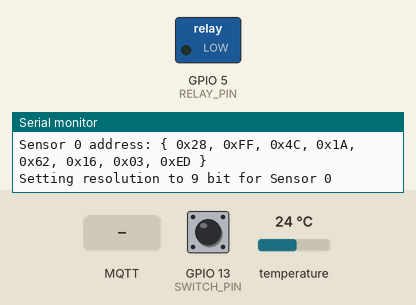
Bench run of a sketch on a simulated ESP8266 (NodeMCU). On the bench: switched loads named in the sketch (green lamp = pin HIGH), the last lines printed to the serial monitor. Dashed ring = blinking. The test bench sets the inputs (shaded band); at power-on: GPIO 13 (SWITCH_PIN) HIGH, temperature 24 °C. WiFi joins after 1.5 s; servers stay silent unless stated; no MQTT or app messages arrive unless stated.

Above: at 2.7 s.
2.8 s: MQTT message "FLASH_ON" arrives on the first subscribed topic
At 10.7 s:
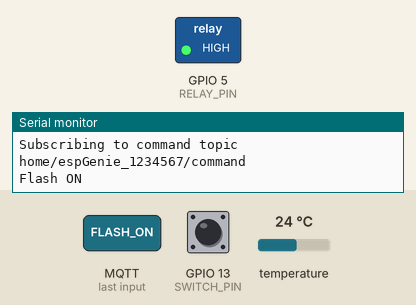
16.1 s: GPIO 13 (SWITCH_PIN) pulled LOW for 0.15 s
17.7 s: GPIO 13 (SWITCH_PIN) pulled LOW for 3.2 s
At 20.3 s:
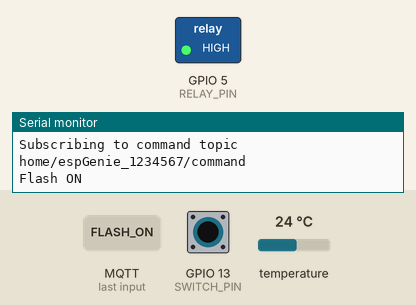
24.9 s: MQTT message "STATUS" arrives on the first subscribed topic
28.4 s: MQTT message "ON" arrives on the first subscribed topic
Timing chart, 0 to 30.9 s (numbered marks = the images above; inputs shaded):
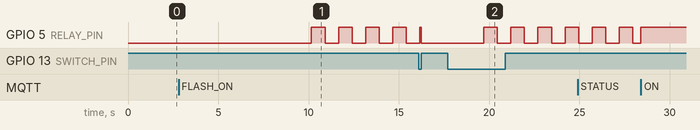

Measured:
- after the input at 2.8 s, GPIO 5 (RELAY_PIN): alternates HIGH for 0.75 s and LOW for 0.75 s, starting after 7.4 s
- after the input at 17.7 s, GPIO 5 (RELAY_PIN): alternates HIGH for 0.75 s and LOW for 0.75 s, starting after 2.0 s

The sketch:

espGenie.ino
```cpp
#include <Arduino.h>
#include <ESP8266WiFi.h>          //ESP8266 Core WiFi Library
// #include <DNSServer.h>            //Local DNS Server used for redirecting all requests to the configuration portal
#include <ESP8266WebServer.h>     //Local WebServer used to serve the configuration portal
#include <WiFiManager.h>          //https://github.com/tzapu/WiFiManager WiFi Configuration Magic
#include <PubSubClient.h>
#include <DallasTemperature.h>
#include <OneWire.h>

const char* espGenieFirmwareVersion     = "espGenie Firmware Version - 1.5";

// TODO
// Params https://gist.github.com/knnniggett/7dec273b7b634e955284
// mqtt dest, userdevicedeviceName, password, port
// wifi auto reconnect
// GPIO - reset wifi..use 1st switch at startup?  https://github.com/tzapu/WiFiManager/blob/master/examples/OnDemandConfigPortal/OnDemandConfigPortal.ino
// Look at previous range of values and only send if beyond threshold
// Minimum Send Interval
// Configure from HG and save to EEPROM.
// RSSI as percentage, see http://www.speedguide.net/faq/how-does-rssi-dbm-relate-to-signal-quality-percent-439
// MQTT Get Version
// OTA Support
// Multiple Relays & Switches
// Swap MAC Addr to DeviceID

// Testing outside of HG - TODO Move to README.md
// use moquette as a standalone mqtt broker on windows or other platforms (java based) https://github.com/andsel/moquette
// use mqtt.fx as a standalone mqtt client on windows or other platforms (java based) http://mqttfx.jfx4ee.org/

// Define pin mappings
#define ONE_WIRE_BUS 2
#define RELAY_PIN 5
#define SWITCH_PIN 13

// Set Default Poll Interval for checking sensor
#define POLL_INTERVAL_SECS 10

// MQTT Settings
#define mqtt_server "192.168.0.176"
#define mqtt_server_port 1883
//#define mqtt_user ""
//#define mqtt_password ""
#define base_topic "home/"
#define temperature_topic "/sensor/temp"
#define wifi_topic "/sensor/signal"
unsigned long  mqttReconnectIntervalSecs = 10;
long lastMQTTReconnectionAttempt = 0;

float previousTemperature[20];
float diff = 1.0;

int reconnectCount = 0;
int numberOfDevices;
String ssid;
long previousrssi;
unsigned long previousMillis = 0;

// Flash Settings
int relayPreviousState = 0;
boolean flashEnabled;
int flashCount = 15;
int flashCounter = 0;
int flashIntervalms = 750;
unsigned long previousFlashMillis = 0;

// Button
int current;         // Current state of the button
long millis_held;    // How long the button was held (milliseconds)
long secs_held;      // How long the button was held (seconds)
long prev_secs_held; // How long the button was held in the previous check
byte previous = HIGH;
unsigned long firstTime; // how long since the button was first pressed
int triggered = 0;

WiFiClient espClient;
PubSubClient mqttClient(espClient); // TODO Check client name..

// Setup a oneWire instance
OneWire oneWire(ONE_WIRE_BUS);

// Pass oneWire reference to DallasTemperature.
DallasTemperature sensors(&oneWire);

void setup() {

  Serial.begin(115200);
  pinMode(RELAY_PIN, OUTPUT);
  pinMode(RELAY_PIN, HIGH);

  WiFiManager wifiManager;

  //reset settings - for testing
  //wifiManager.resetSettings();

  //wifiManager.setDebugOutput(true);

  wifiManager.setTimeout(180);

  char versionBuffer[50];    // this needs to be large enough for the version text and tags
  strcpy(versionBuffer, "<p>");
  strcat(versionBuffer, espGenieFirmwareVersion);
  strcat(versionBuffer, "</p>");

  // The extra parameters to be configured (can be either global or just in the setup)
  // After connecting, parameter.getValue() will get you the configured value
  WiFiManagerParameter customVersionText(versionBuffer);

  //set config save notify callback
  //wifiManager.setSaveConfigCallback(saveConfigCallback);

  // callback for when device enters configuration mode on failed WiFi connection attempt.
  wifiManager.setAPCallback(configModeCallback);

  // add all your parameters here
  wifiManager.addParameter(&customVersionText);

  //Dynamically create the SSID from the ChipId
  ssid = "espGenie_" + String(ESP.getChipId());

  // Loop if unable to connect to configured Wifi
  if(!wifiManager.autoConnect(ssid.c_str(),NULL)) {
    Serial.println("Failed to connect and hit timeout");
    delay(3000);
    ESP.reset();
    delay(5000);
  }

  Serial.println("espGenie WiFi Connected.");
  Serial.print("IP Address: ");
  Serial.println(WiFi.localIP());

  // Set hostname
  WiFi.hostname(ssid);

  // MQTT Configuration
  mqttClient.setClient(espClient);
  mqttClient.setServer(mqtt_server, mqtt_server_port);
  mqttClient.setCallback(mqttCallback);

  // Get and configure temperature sensors
  getSensors();

  //MQTTconnect();

  // Configure toggle button
  pinMode(SWITCH_PIN, INPUT);
}

void loop() {

  unsigned long currentMillis = millis();

  if (!mqttClient.connected()) {
    if (currentMillis - lastMQTTReconnectionAttempt > mqttReconnectIntervalSecs * 1000) {
      lastMQTTReconnectionAttempt = currentMillis;
      // Attempt to reconnect
      if (reconnect()) { lastMQTTReconnectionAttempt = 0; }
    }
  }

  if (flashEnabled) {
    if (currentMillis - previousFlashMillis >= flashIntervalms) {
      previousFlashMillis = currentMillis;
      if (flashCounter < flashCount) {
        digitalWrite(RELAY_PIN, !digitalRead(RELAY_PIN));
        flashCounter++;
      }
      else
      {
        disableFlash();
        // Put back to previous state
        digitalWrite(RELAY_PIN, relayPreviousState);
      }
    }
  }
  if (currentMillis - previousMillis >= (POLL_INTERVAL_SECS  * 1000)) { // Timed Loop for sensors
    previousMillis = currentMillis;       // Save last time we ran

    // send signal strength if connected to mqtt broker
    if (mqttClient.connected()) { sendSignalStrength(); }

    sensors.requestTemperatures();

    // Step through each sensor
    for(int i=0;i<numberOfDevices; i++) {
      float temperature = sensors.getTempCByIndex(i);
      if (checkBound(temperature, previousTemperature[i], diff)) {
        Serial.print("Sensor ");
        Serial.print(i);
        Serial.print(", Temp: ");
        Serial.println(temperature);
        if (mqttClient.connected()) { sendTemperature(temperature,i); }
        previousTemperature[i] = temperature;
      }
    }
  } // End Sensor Timed Loop

  // get switch current state
  current = digitalRead(SWITCH_PIN);

  // if the button state changes to pressed, remember the start time
  if (current == LOW && previous == HIGH && (millis() - firstTime) > 200) { firstTime = millis(); }

  millis_held = (millis() - firstTime);
  secs_held = millis_held / 1000;

  if (millis_held > 50) { //debounce 50 ms

    if (current == LOW && secs_held >=2 && triggered == 0) {
      triggered = 1;
      // Toggle flash state
      flashEnabled = !flashEnabled;
    }

    // check if the button was released since last checked
    if (current == HIGH && previous == LOW) {

      if (secs_held <= 0) {
        // Button press
        disableFlash();
        digitalWrite(RELAY_PIN, !digitalRead(RELAY_PIN));
        if (mqttClient.connected()) { sendStatus(String(digitalRead(RELAY_PIN))); }
      }

      // button released so clear flag to stop it running multiple times
      triggered = 0;
    }
  }

  previous = current;
  prev_secs_held = secs_held;

  if (mqttClient.connected()) { mqttClient.loop(); }
  yield();
}

void getSensors() {

  // Get temperature sensor details
  sensors.begin();
  DeviceAddress tmp_address;
  numberOfDevices = sensors.getDeviceCount();
  Serial.print(numberOfDevices);
  Serial.println(" temperature sensor(s) found");
  for(int i=0;i<numberOfDevices; i++)
  {
   Serial.print("Sensor ");
   Serial.print(i);
   sensors.getAddress(tmp_address, i);

   printAddress(tmp_address);
   Serial.println();

   Serial.print("Setting resolution to 9 bit for Sensor ");
   Serial.println(i);
   sensors.setResolution(tmp_address, 9); // LOWER IS FASTER, 12,10,9
  }
}

void configModeCallback (WiFiManager *myWiFiManager) {
  Serial.println("Entered config mode");
  Serial.println(WiFi.softAPIP());
  // print the ssid that we should connect to to configure the ESP8266
  Serial.print("Created config portal with access point name: ");
  Serial.println(myWiFiManager->getConfigPortalSSID());
}

void mqttCallback(char* topic, byte* payload, unsigned int length) {
  // create character buffer with ending null terminator (string)
  char message_buff[100];
  int i;
  for(i=0; i<length; i++) {
    message_buff[i] = payload[i];
  }
  message_buff[i] = '\0';
  //String msgString = String(message_buff);
  processMessage(String(message_buff));
}

void printAddress(DeviceAddress deviceAddress) {
   Serial.print(" address: { ");
   for (uint8_t i = 0; i < 8; i++)
   {
     // zero pad the address if necessary
     Serial.print("0x");
     if (deviceAddress[i] < 16) Serial.print("0");
     Serial.print(deviceAddress[i], HEX);
     if (i<7) Serial.print(", ");
   }
   Serial.print(" }");
 }

void sendSignalStrength() {
    // if (WiFi.status() != WL_CONNECTED) { wifiConnect(); } //TODO: Do reconnect better...

    long rssi = WiFi.RSSI();

    // Changed, so send the signal strength.
    if (rssi != previousrssi)
    {
      String SignalTopic = base_topic + String(ssid) + String(wifi_topic);

      if (! mqttClient.publish(String(SignalTopic).c_str(), String(rssi).c_str(), true)) {
        Serial.println("Publish signal strength failed");
      }

      // Store Previous Signal Strength
      previousrssi = rssi;
    }
}

void processMessage(String msgString) {
  if (msgString.equals("ON")) {
    disableFlash();
    digitalWrite(RELAY_PIN, HIGH);
    sendStatus(String(digitalRead(RELAY_PIN)));
  }else if  (msgString.equals("OFF")) {
    disableFlash();
    digitalWrite(RELAY_PIN, LOW);
    sendStatus(String(digitalRead(RELAY_PIN)));
  }else if  (msgString.equals("STATUS")) {
    // TODO: Display Flash Status
    if (flashEnabled) {
      Serial.print("Status: Flashing");
      sendStatus("Flash_TurnedOn");
    }
    else
    {
      Serial.print("Status: ");
      Serial.println(digitalRead(RELAY_PIN));
      sendStatus(String(digitalRead(RELAY_PIN)));
    }
    // TODO: Send Status
  }else if  (msgString.equals("TOGGLE")) {
    disableFlash();
    digitalWrite(RELAY_PIN, !digitalRead(RELAY_PIN));
    sendStatus("Toggled_NOW_" + String(digitalRead(RELAY_PIN)));
  }else if  (msgString.equals("FLASH_ON")) {
    relayPreviousState = digitalRead(RELAY_PIN);
    Serial.println ("Flash ON");
    flashEnabled = true;
    sendStatus("Flash_TurnedOn");
  }else if  (msgString.equals("FLASH_OFF")) {
    Serial.println ("Flash Off");
    disableFlash();
    digitalWrite(RELAY_PIN, relayPreviousState);
    sendStatus("Flash_TurnedOff");
  }else{
    Serial.print("Unrecognised Command: ");
    Serial.println(msgString);
  }

}

void sendTemperature(float temperature,int sensorIndex) {
  // Construct topic containing sensor number
  String Topic = base_topic + String(ssid) + String(temperature_topic) + sensorIndex;
  //MQTTconnect();

  if (! mqttClient.publish(String(Topic).c_str(), String(temperature).c_str(), true)) { Serial.println("Publish temperature failed"); }
}

void sendStatus(String message) {
  String StatusTopic = base_topic + String(ssid) + "/output/status";
  if (!mqttClient.publish(String(StatusTopic).c_str(), String(message).c_str(), true)) {
     Serial.println("Publish status message failed");
   }
 }

void disableFlash() {
  flashEnabled = false;
  flashCounter = 0;
}

boolean reconnect (){

    Serial.println("Attempting to establish MQTT connection");
    // Attempt to connect
    #ifndef mqtt_user
        if (mqttClient.connect(ssid.c_str())) {
            Serial.println("MQTT Connected");
        } else {
            Serial.print("MQTT Connect Failed. Return code= ");
            Serial.println(mqttClient.state());
        }
    #else
        if (mqttClient.connect(ssid.c_str(), mqtt_user, mqtt_password)) {
            Serial.println("MQTT Connected");
        } else {
            Serial.print("MQTT Connect Failed. Return code= ");
            Serial.println(mqttClient.state());
        }
    #endif

    // if we connected then publish startup message and subscribe
    if (mqttClient.connected()) { MQTTstartup(); }

    return mqttClient.connected();
}

void MQTTstartup() {
  // Once connected, publish device startup message
  String startupTopic = String(base_topic) + "automation/startup";
  mqttClient.publish(String(startupTopic).c_str(), String(ssid).c_str(), true);

  // resubscribe to command topic
  String commandTopic = base_topic + String(ssid) + "/command";
  Serial.print("Subscribing to command topic ");
  Serial.println(commandTopic);
  mqttClient.subscribe(String(commandTopic).c_str());
}

void MQTTconnect() {
  // Loop until we're reconnected
  while (!mqttClient.connected()) {
    Serial.println("Attempting to establish MQTT connection");
    // Attempt to connect
    #ifndef mqtt_user
        if (mqttClient.connect(ssid.c_str())) {
            Serial.println("MQTT Connected");
        } else {
            Serial.print("MQTT Connect Failed. Return code= ");
            Serial.println(mqttClient.state());
            Serial.println("Trying again in 5 seconds");
            // Wait 5 seconds before retrying
            delay(5000);
        }
    #else
        if (mqttClient.connect(ssid.c_str(), mqtt_user, mqtt_password)) {
            Serial.println("MQTT Connected");
        } else {
            Serial.print("MQTT Connect Failed. Return code= ");
            Serial.println(mqttClient.state());
            Serial.println("Trying again in 5 seconds");
            // Wait 5 seconds before retrying
            delay(5000);
        }
    #endif

    // Publish Device Startup
    String startupTopic = String(base_topic) + "automation/startup";
    mqttClient.publish(String(startupTopic).c_str(), String(ssid).c_str(), true);

    String commandTopic = base_topic + String(ssid) + "/command";
    Serial.print("Subscribing to command topic ");
    Serial.println(commandTopic);
    mqttClient.subscribe(String(commandTopic).c_str());
  }
}

bool checkBound(float newValue, float prevValue, float maxDiff) {
  return !isnan(newValue) &&
         (newValue < prevValue - maxDiff || newValue > prevValue + maxDiff);
}
```
